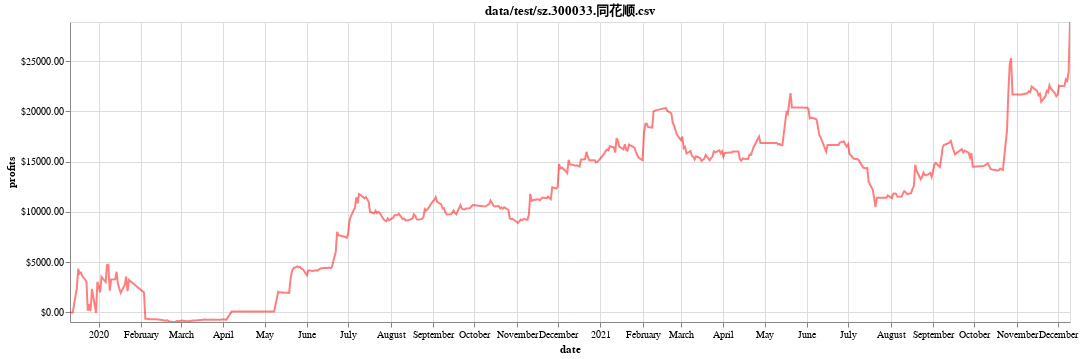

The code cell stored with this chart in its notebook:
### Code cell
chart = visualize_(df, total_profits, title=test_stock)
chart

### Figure 1 — Vega-Lite specification as saved in the notebook (floating-point values rounded to 4 significant figures; data arrays with more than 128 entries replaced by an {"elided": "..."} marker saying what was removed)
{"config": {"view": {"continuousWidth": 400, "continuousHeight": 300}}, "layer": [{"mark": {"type": "line", "color": "red", "opacity": 0.5}, "encoding": {"x": {"type": "temporal", "field": "date"}, "y": {"type": "quantitative", "axis": {"format": "$.2f", "title": "profits"}, "field": "total_profits", "scale": {"clamp": true, "domain": [-949.4, 28890.0]}}}, "selection": {"selector039": {"type": "interval", "bind": "scales", "encodings": ["x"]}}}], "data": {"name": "data-a040249676d10898eef2875b70420bfd"}, "height": 300, "title": "data/test/sz.300033.同花顺.csv", "width": 1000, "$schema": "https://vega.github.io/schema/vega-lite/v4.8.1.json", "datasets": {"data-a040249676d10898eef2875b70420bfd": {"elided": "486 records"}}}
